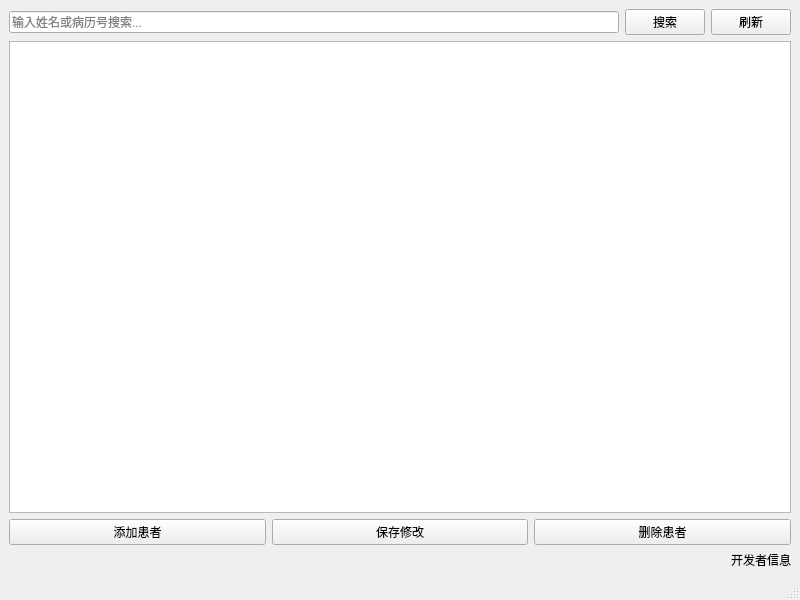
<?xml version="1.0" encoding="UTF-8"?>
<ui version="4.0">
 <class>MainWindow</class>
 <widget class="QMainWindow" name="MainWindow">
  <property name="geometry">
   <rect>
    <x>0</x>
    <y>0</y>
    <width>800</width>
    <height>600</height>
   </rect>
  </property>
  <property name="windowTitle">
   <string>医院诊疗系统 - 患者管理</string>
  </property>
  <widget class="QWidget" name="centralwidget">
   <layout class="QVBoxLayout" name="verticalLayout">
    <item>
     <layout class="QHBoxLayout" name="horizontalLayout">
      <item>
       <widget class="QLineEdit" name="searchInput">
        <property name="placeholderText">
         <string>输入姓名或病历号搜索...</string>
        </property>
       </widget>
      </item>
      <item>
       <widget class="QPushButton" name="searchButton">
        <property name="text">
         <string>搜索</string>
        </property>
       </widget>
      </item>
      <item>
       <widget class="QPushButton" name="refreshButton">
        <property name="text">
         <string>刷新</string>
        </property>
       </widget>
      </item>
     </layout>
    </item>
    <item>
     <widget class="QTableView" name="tableView"/>
    </item>
    <item>
     <layout class="QHBoxLayout" name="horizontalLayout_2">
      <item>
       <widget class="QPushButton" name="addButton">
        <property name="text">
         <string>添加患者</string>
        </property>
       </widget>
      </item>
      <item>
       <widget class="QPushButton" name="editButton">
        <property name="text">
         <string>保存修改</string>
        </property>
       </widget>
      </item>
      <item>
       <widget class="QPushButton" name="deleteButton">
        <property name="text">
         <string>删除患者</string>
        </property>
       </widget>
      </item>
     </layout>
    </item>
    <item>
     <widget class="QLabel" name="developerLabel">
      <property name="text">
       <string>开发者信息</string>
      </property>
      <property name="alignment">
       <set>Qt::AlignRight|Qt::AlignTrailing|Qt::AlignVCenter</set>
      </property>
     </widget>
    </item>
   </layout>
  </widget>
  <widget class="QStatusBar" name="statusbar"/>
 </widget>
 <resources/>
 <connections/>
</ui>
